Frame 1 (no input): blank canvas, image omitted
Frame 60 (no input): blank canvas, image omitted
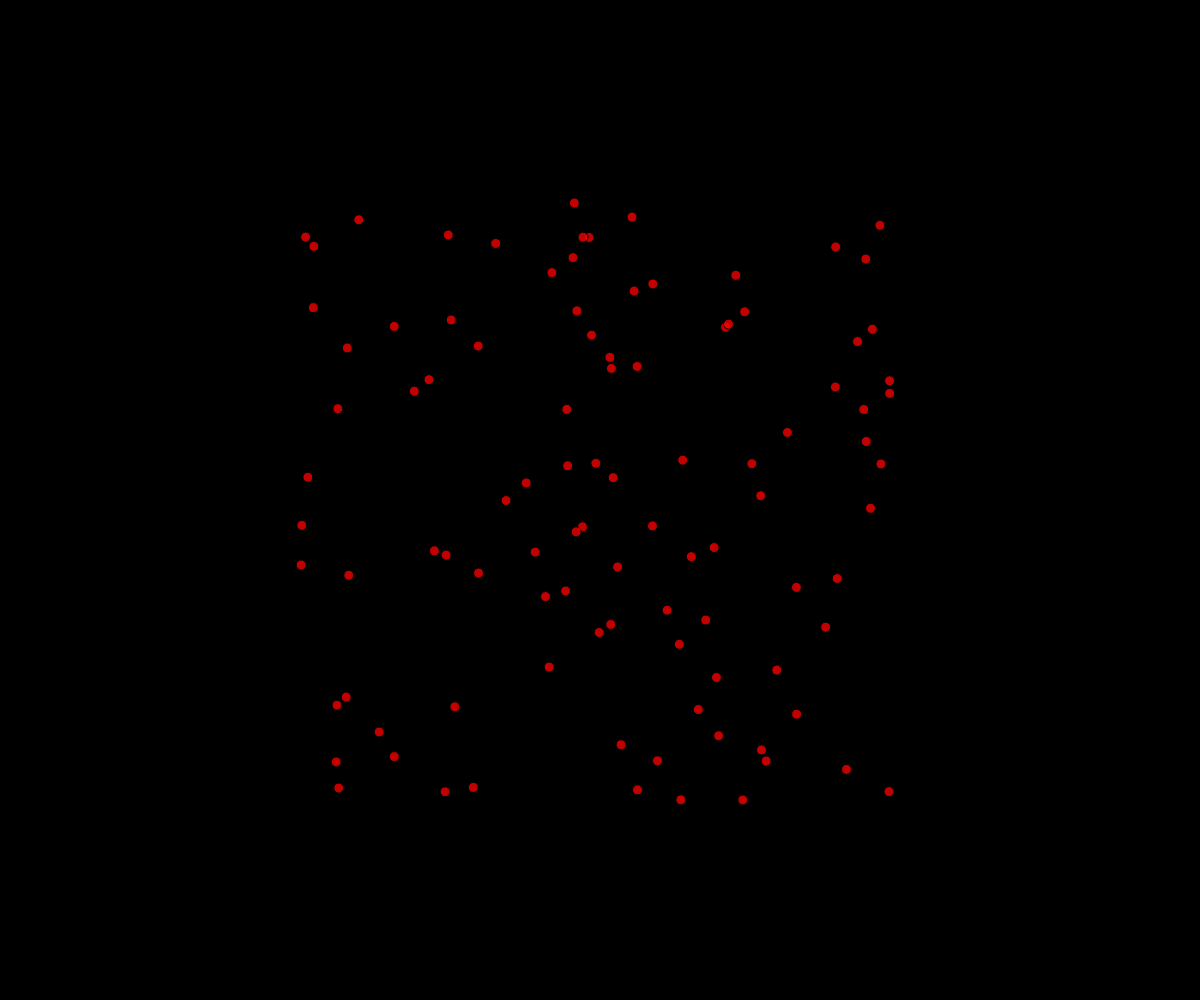
Frame 120 (the mouse pressed at the canvas centre since frame 60)

The p5.js sketch whose frames 1 and 60 were blank and that drew this single picture after the mouse press (run headless with seeded random() and noise() and a simulated clock; from frame 60 on, the mouse is pressed at the canvas centre):

// p5.js sketch
// ── sketch.js
// Fireworks demo

let fireworks = [];

function setup() {
  createCanvas(windowWidth, windowHeight);
}

function draw() {
  background("black");

  for (let i=fireworks.length-1; i>=0; i--) {
    if (fireworks[i].isDead()) {
      // remove from array
      fireworks.splice(i, 1);
    }
    else {
      fireworks[i].update();
      fireworks[i].display();
    }
  }
}

function mousePressed() {
  for (let i=0; i<100; i++) {
    let someParticle = new Particle(mouseX, mouseY);
    fireworks.push(someParticle);
  }
}

class Particle {
  constructor(x, y) {
    this.x = x;
    this.y = y;
    this.size = 10;
    this.dx = random(-5, 5);
    this.dy = random(-5, 5);
    this.alpha = 255;
    this.color = color(random(255), random(255), random(255), this.alpha);
  }
  display() {
    this.color = color(255, 0, 0, this.alpha);
    fill(this.color);
    circle(this.x, this.y, this.size);
  }
  update() {
    this.x += this.dx;
    this.y += this.dy;

    this.alpha--;
  }

  isDead() {
    return this.alpha<=0;
  }
}
